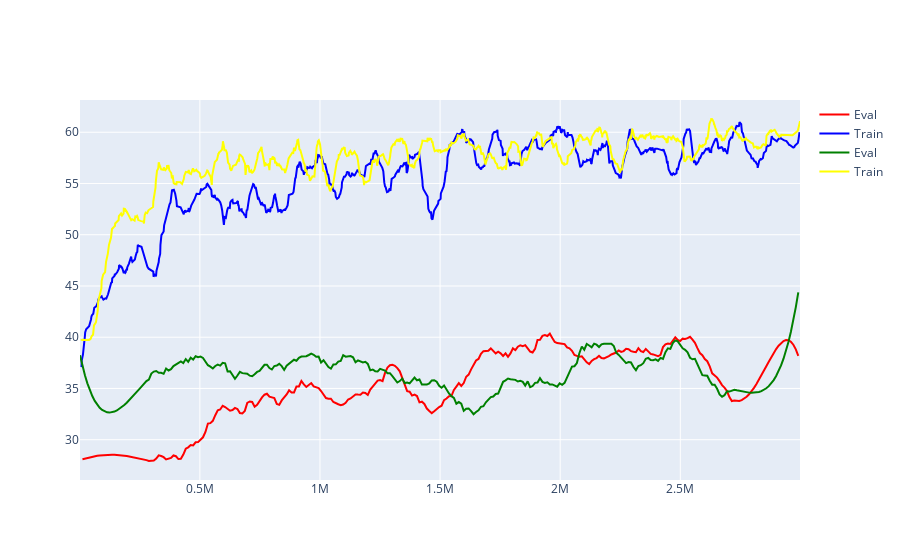

The notebook cell this image was saved under:
### Code cell
fig = go.Figure()
fig.add_trace(go.Scatter(
    x = r_eval['Step'],
    y = signal.savgol_filter(r_eval['Value'], 53, 4),
    # y = r_eval['Value'],
    mode='lines',
    line=go.scatter.Line(color="red"),
    name='Eval'
))

fig.add_trace(go.Scatter(
    x=r_train['Step'],
    y=signal.savgol_filter(r_train['Value'], 53, 4), 
    # y = r_train['Value'],
    mode='lines',
    line=go.scatter.Line(color="blue"),
    name='Train'
))

fig.add_trace(go.Scatter(
    x = r_eval_2['Step'],
    y = signal.savgol_filter(r_eval_2['Value'], 53, 4),
    # y = r_eval['Value'],
    mode='lines',
    line=go.scatter.Line(color="green"),
    name='Eval'
))

fig.add_trace(go.Scatter(
    x=r_train_2['Step'],
    y=signal.savgol_filter(r_train_2['Value'], 53, 4), 
    # y = r_train['Value'],
    mode='lines',
    line=go.scatter.Line(color="yellow"),
    name='Train'
))


fig.show()

### Figure 1 — Plotly figure (JSON) as saved in the notebook; plotly's stock layout.template omitted (floating-point values rounded to 4 significant figures; data arrays with more than 128 entries replaced by an {"elided": "..."} marker saying what was removed)
{"data": [{"line": {"color": "red"}, "mode": "lines", "name": "Eval", "type": "scatter", "x": {"elided": "292 int values"}, "y": {"elided": "292 float values"}}, {"line": {"color": "blue"}, "mode": "lines", "name": "Train", "type": "scatter", "x": {"elided": "1000 int values"}, "y": {"elided": "1000 float values"}}, {"line": {"color": "green"}, "mode": "lines", "name": "Eval", "type": "scatter", "x": {"elided": "293 int values"}, "y": {"elided": "293 float values"}}, {"line": {"color": "yellow"}, "mode": "lines", "name": "Train", "type": "scatter", "x": {"elided": "1000 int values"}, "y": {"elided": "1000 float values"}}], "layout": {}}
